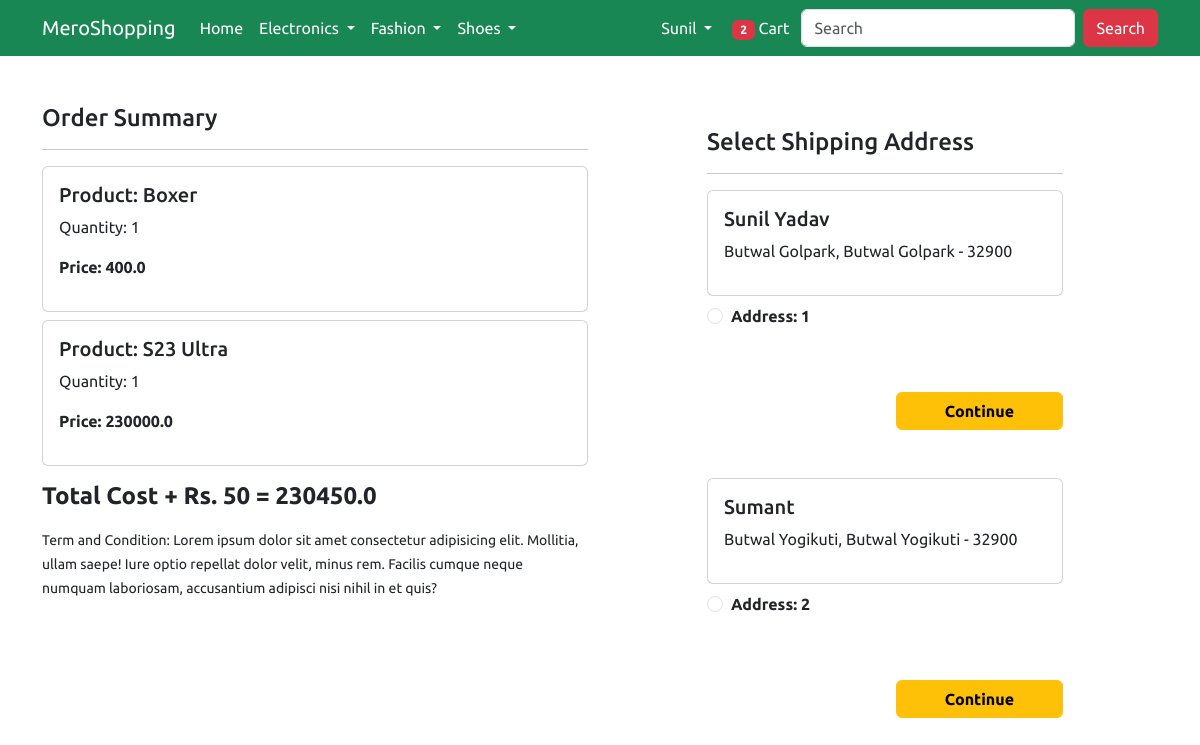
The page /checkout/ (signed in) on the database its author committed.
### app/models.py (models this page shows, shortened)
class Cart(models.Model):
    user = models.ForeignKey(User, on_delete=models.CASCADE)
    product = models.ForeignKey(Product, on_delete=models.CASCADE)
    quantity = models.PositiveIntegerField(default=1)
    @property
    def total_cost(self):
        return self.quantity * self.product.discounted_price

class Product(models.Model):
    title =models.CharField(max_length=100)
    selling_price = models.FloatField()
    discounted_price = models.FloatField()
    description =models.TextField()
    brand = models.CharField(max_length=100)
    category = models.CharField(choices=CATEGORY_CHOICES, max_length=2)
    product_image = models.ImageField(upload_to='productimg')

class Customer(models.Model):
    user = models.ForeignKey(User, on_delete=models.CASCADE)
    name = models.CharField(max_length=100)
    locality = models.CharField(max_length=100)
    city = models.CharField(max_length=50)
    zipcode = models.IntegerField()
    city = models.CharField(choices=CITY_CHOICES, max_length=50)

### app/views.py (the view)
# urls.py: path('checkout/', views.checkout, name='checkout'),
@login_required
def checkout(request):
    count = Cart.objects.filter(user=request.user).count()
    user = request.user
    address = Customer.objects.filter(user=user)
    cart_items = Cart.objects.filter(user=user)
    amount = 0.0
    shipping_fee = 50.0
    totalamount = 0.0
    cart_product = [p for p in Cart.objects.all() if p.user == user]
    if cart_product:
        for p in cart_product:
            tempamount = p.quantity * p.product.discounted_price
            amount += tempamount
        totalamount = amount + shipping_fee
    return render(request, 'app/checkout.html', {'address':address, 'totalamount':totalamount, 'cart_items':cart_items, 'count':count})

### app/templates/app/checkout.html (shortened to what this page needs)
{% extends 'app/base.html' %}
{% load static %}
{% block main-content %}
<div class="container">
 <div class="row mt-5">
  <div class="col-sm-6">
    <h4>Order Summary</h4>
    <hr>
    {% for item in cart_items %}
      <div class="card mb-2">
        <div class="card-body">
          <h5>Product: {{item.product.title}}</h5>
          <p>Quantity: {{item.quantity}}</p>
          <p class="fw-bold">Price: {{item.total_cost}}</p>
        </div>
      </div>
      {% endfor %}
      <h4 class="fw-bold my-3">Total Cost + Rs. 50 = {{totalamount}} </h4>
    <small>Term and Condition: Lorem ipsum dolor sit amet consectetur adipisicing elit. Mollitia, ullam saepe! Iure optio repellat dolor velit, minus rem. Facilis cumque neque numquam laboriosam, accusantium adipisci nisi nihil in et quis?</small>
  </div>
  <div class="col-sm-4 offset-sm-1">
    <br>
    <h4>Select Shipping Address</h4>
    <hr>
    <form action="/paymentdone">
      {% for ad in address %}
      <div class="card">
        <div class="card-body">
        <h5>{{ad.name}}</h5>
        <p>{{ad.city}}, {{ad.locality}} - {{ad.zipcode}}</p>
        </div>
      </div>
        <div class="form-check mt-2 mb-5">
          <input class="form-check-input" type="radio" name='customerid' value="{{ad.id}}" id='customerid{{forloop.counter}}'>
          <label class="form-check-label fw-bold" for="">
            Address: {{forloop.counter}} </label>
        </div>
        <div class="text-end">
          <button type="submit" class="btn btn-warning mt-3 px-5 fw-bold">Continue</button>
          <br>
          <br>
          <br>
        </div>
        {% endfor %}
      </form>
    </div>
  </div>
</div>
{% endblock main-content %}

### app/templates/app/navbar.html (shortened to what this page needs)
<nav class="navbar navbar-expand-lg navbar-dark bg-success">
  <div class="container">
    <a class="navbar-brand" href="/">MeroShopping</a>
    <div class="collapse navbar-collapse" id="navbarSupportedContent">
      <ul class="navbar-nav me-auto mb-2 mb-lg-0">
        <li class="nav-item">
          <a class="nav-link active" aria-current="page" href="/">Home</a>
        </li>
        <li class="nav-item dropdown">
          <a class="nav-link dropdown-toggle text-white" href="#" id="electronicsDropdown" role="button" data-bs-toggle="dropdown" aria-expanded="false">
            Electronics
          </a>
        </li>
        <li class="nav-item dropdown">
          <a class="nav-link dropdown-toggle text-white" href="#" id="fashionDropdown" role="button" data-bs-toggle="dropdown" aria-expanded="false">
            Fashion
          </a>
        </li>
        <li class="nav-item dropdown">
         <a class="nav-link dropdown-toggle text-white" href="#" id="fashionDropdown" role="button" data-bs-toggle="dropdown" aria-expanded="false">
           Shoes
         </a>
       </li>
      </ul>
      <div>
       <ul class="navbar-nav me-auto mb-2 mb-lg-0">
         {% if user.is_authenticated %}
        <li class="nav-item dropdown mr-1">
           <a class="nav-link dropdown-toggle text-white" href="#" id="profileDropdown" role="button" data-bs-toggle="dropdown" aria-expanded="false">
             {{user.username|capfirst}}
           </a>
         </li>
         <li class="nav-item mx-1">
          <a href="{% url 'showcart' %}" class="nav-link text-white"><span class="badge bg-danger">{{count}}</span> Cart </a>
         </li>
         {% endif %}
       </ul>
      </div>
      <form class="d-flex" method='post' action='/search/'>
       <input class="form-control me-2" type="search" name='search' placeholder="Search" aria-label="Search" maxlength="25">
       <input type="submit" class='btn btn-danger' value="Search">
     </form>
    </div>
  </div>
 </nav>

### app/static/app/css/style.css (style rules this page uses)
body { font-family: 'Ubuntu', sans-serif; }

### rows shown on the page
Cart: product "Boxer", quantity "1", total_cost "400.0"
Cart: product "S23 Ultra", quantity "1", total_cost "230000.0"
Customer: name "Sunil Yadav", city "Butwal Golpark", locality "Butwal Golpark", zipcode "32900"
Customer: name "Sumant", city "Butwal Yogikuti", locality "Butwal Yogikuti", zipcode "32900"

### other values the page prints
{{ user.username|capfirst }} "Sunil"
{{ count }} "2"
{{ totalamount }} "230450.0"
